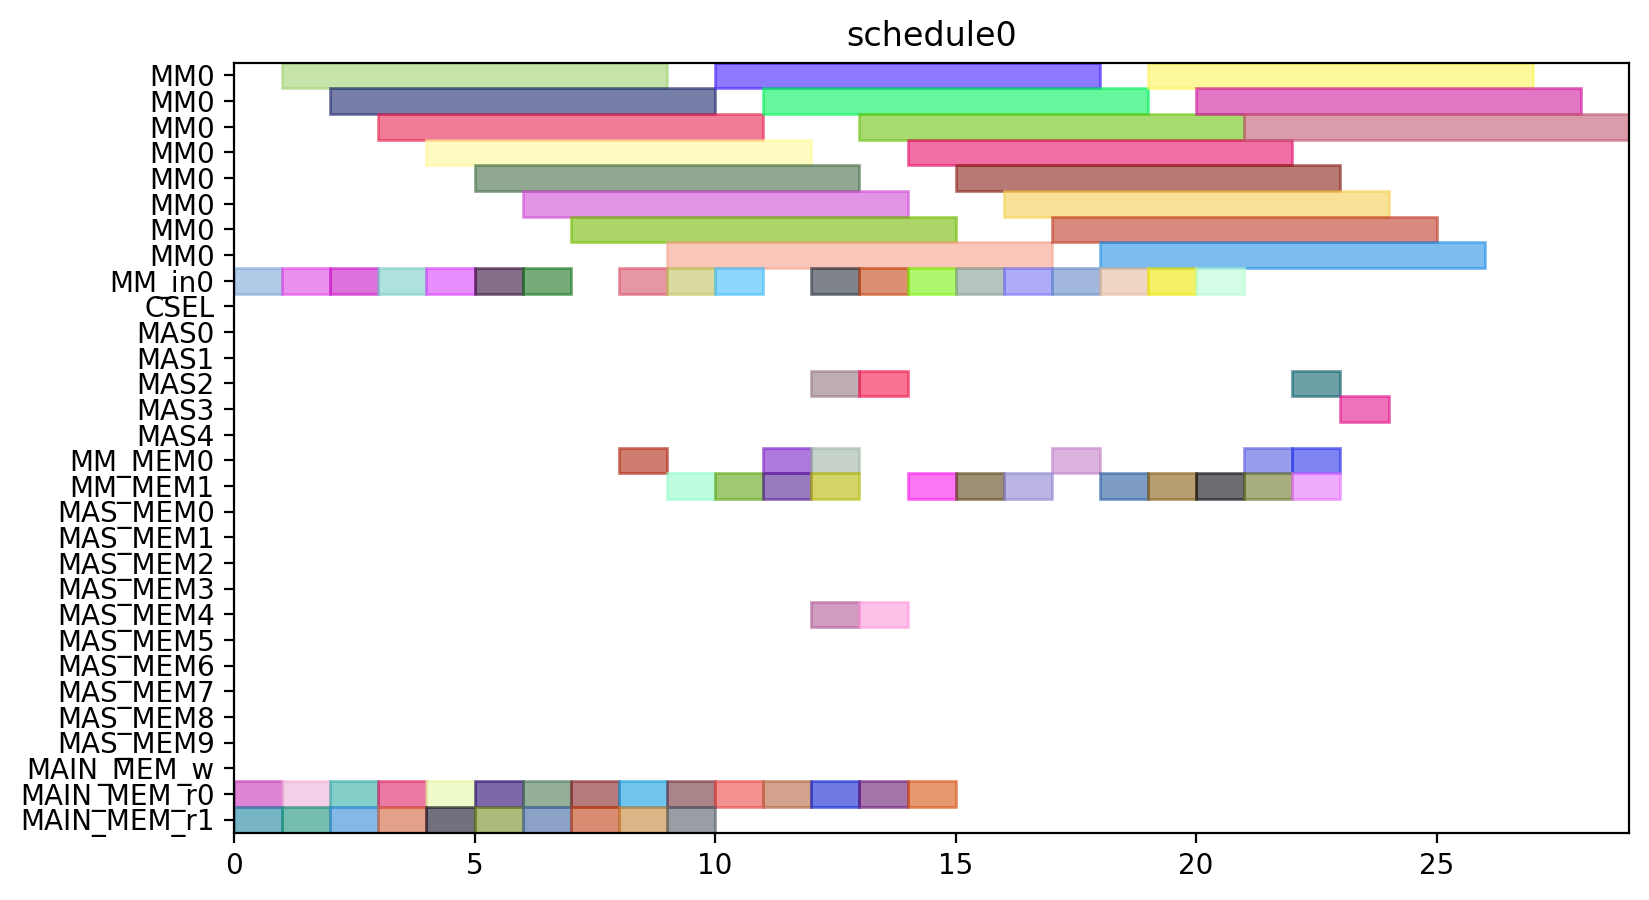

Recreate this plot in Python.
from pyschedule import Scenario, solvers, plotters, alt


def solve():
	horizon = 112
	S = Scenario("schedule0", horizon=horizon)

	# resource
	MM = S.Resources('MM', num=1, size=8)
	MM_in = S.Resources('MM_in', num=1)
	CSEL = S.Resource('CSEL')
	MAS = S.Resources('MAS', num=5, size=1, periods=range(1, horizon))
	MM_MEM = S.Resources('MM_MEM', num=2)
	MAS_MEM = S.Resources('MAS_MEM', num=10)
	MAIN_MEM_w = S.Resource('MAIN_MEM_w', size=1)
	MAIN_MEM_r = S.Resources('MAIN_MEM_r', num=2)

	# result of previous scheduling

	# new tasks
	Z_exp2_in = S.Task('Z_exp2_in', length=1, delay_cost=1)
	Z_exp2_in += alt(MM_in)
	Z_exp2 = S.Task('Z_exp2', length=8, delay_cost=1)
	Z_exp2 += alt(MM)
	S += Z_exp2>=Z_exp2_in

	Z_exp2_mem0 = S.Task('Z_exp2_mem0', length=1, delay_cost=1)
	Z_exp2_mem0 += MAIN_MEM_r[0]
	NX0_in = S.Task('NX0_in', length=1, delay_cost=1)
	NX0_in += alt(MM_in)
	NX0 = S.Task('NX0', length=8, delay_cost=1)
	NX0 += alt(MM)
	S += NX0>=NX0_in

	NX0_mem0 = S.Task('NX0_mem0', length=1, delay_cost=1)
	NX0_mem0 += MAIN_MEM_r[0]
	NX0_mem1 = S.Task('NX0_mem1', length=1, delay_cost=1)
	NX0_mem1 += MAIN_MEM_r[1]
	k0_10_Z1_in = S.Task('k0_10_Z1_in', length=1, delay_cost=1)
	k0_10_Z1_in += alt(MM_in)
	k0_10_Z1 = S.Task('k0_10_Z1', length=8, delay_cost=1)
	k0_10_Z1 += alt(MM)
	S += k0_10_Z1>=k0_10_Z1_in

	k0_10_Z1_mem0 = S.Task('k0_10_Z1_mem0', length=1, delay_cost=1)
	k0_10_Z1_mem0 += MAIN_MEM_r[0]
	k0_10_Z1_mem1 = S.Task('k0_10_Z1_mem1', length=1, delay_cost=1)
	k0_10_Z1_mem1 += MAIN_MEM_r[1]
	DX0_in = S.Task('DX0_in', length=1, delay_cost=1)
	DX0_in += alt(MM_in)
	DX0 = S.Task('DX0', length=8, delay_cost=1)
	DX0 += alt(MM)
	S += DX0>=DX0_in

	DX0_mem0 = S.Task('DX0_mem0', length=1, delay_cost=1)
	DX0_mem0 += MAIN_MEM_r[0]
	DX0_mem1 = S.Task('DX0_mem1', length=1, delay_cost=1)
	DX0_mem1 += MAIN_MEM_r[1]
	NY0_in = S.Task('NY0_in', length=1, delay_cost=1)
	NY0_in += alt(MM_in)
	NY0 = S.Task('NY0', length=8, delay_cost=1)
	NY0 += alt(MM)
	S += NY0>=NY0_in

	NY0_mem0 = S.Task('NY0_mem0', length=1, delay_cost=1)
	NY0_mem0 += MAIN_MEM_r[0]
	NY0_mem1 = S.Task('NY0_mem1', length=1, delay_cost=1)
	NY0_mem1 += MAIN_MEM_r[1]
	k2_14_Z1_in = S.Task('k2_14_Z1_in', length=1, delay_cost=1)
	k2_14_Z1_in += alt(MM_in)
	k2_14_Z1 = S.Task('k2_14_Z1', length=8, delay_cost=1)
	k2_14_Z1 += alt(MM)
	S += k2_14_Z1>=k2_14_Z1_in

	k2_14_Z1_mem0 = S.Task('k2_14_Z1_mem0', length=1, delay_cost=1)
	k2_14_Z1_mem0 += MAIN_MEM_r[0]
	k2_14_Z1_mem1 = S.Task('k2_14_Z1_mem1', length=1, delay_cost=1)
	k2_14_Z1_mem1 += MAIN_MEM_r[1]
	DY0_in = S.Task('DY0_in', length=1, delay_cost=1)
	DY0_in += alt(MM_in)
	DY0 = S.Task('DY0', length=8, delay_cost=1)
	DY0 += alt(MM)
	S += DY0>=DY0_in

	DY0_mem0 = S.Task('DY0_mem0', length=1, delay_cost=1)
	DY0_mem0 += MAIN_MEM_r[0]
	DY0_mem1 = S.Task('DY0_mem1', length=1, delay_cost=1)
	DY0_mem1 += MAIN_MEM_r[1]
	Z_exp3_in = S.Task('Z_exp3_in', length=1, delay_cost=1)
	Z_exp3_in += alt(MM_in)
	Z_exp3 = S.Task('Z_exp3', length=8, delay_cost=1)
	Z_exp3 += alt(MM)
	S += Z_exp3>=Z_exp3_in

	Z_exp3_mem0 = S.Task('Z_exp3_mem0', length=1, delay_cost=1)
	Z_exp3_mem0 += alt(MM_MEM)
	S += (Z_exp2*MM[0])-1 < Z_exp3_mem0*MM_MEM[0]
	S += Z_exp3_mem0 <= Z_exp3

	Z_exp3_mem1 = S.Task('Z_exp3_mem1', length=1, delay_cost=1)
	Z_exp3_mem1 += MAIN_MEM_r[1]
	NX1_ = S.Task('NX1_', length=1, delay_cost=1)
	NX1_ += alt(MAS)

	NX1__mem0 = S.Task('NX1__mem0', length=1, delay_cost=1)
	NX1__mem0 += alt(MM_MEM)
	S += (NX0*MM[0])-1 < NX1__mem0*MM_MEM[0]
	S += NX1__mem0 <= NX1_

	NX1__mem1 = S.Task('NX1__mem1', length=1, delay_cost=1)
	NX1__mem1 += alt(MM_MEM)
	S += (k0_10_Z1*MM[0])-1 < NX1__mem1*MM_MEM[1]
	S += NX1__mem1 <= NX1_

	k0_9_Z2_in = S.Task('k0_9_Z2_in', length=1, delay_cost=1)
	k0_9_Z2_in += alt(MM_in)
	k0_9_Z2 = S.Task('k0_9_Z2', length=8, delay_cost=1)
	k0_9_Z2 += alt(MM)
	S += k0_9_Z2>=k0_9_Z2_in

	k0_9_Z2_mem0 = S.Task('k0_9_Z2_mem0', length=1, delay_cost=1)
	k0_9_Z2_mem0 += MAIN_MEM_r[0]
	k0_9_Z2_mem1 = S.Task('k0_9_Z2_mem1', length=1, delay_cost=1)
	k0_9_Z2_mem1 += alt(MM_MEM)
	S += (Z_exp2*MM[0])-1 < k0_9_Z2_mem1*MM_MEM[1]
	S += k0_9_Z2_mem1 <= k0_9_Z2

	k1_9_Z2_in = S.Task('k1_9_Z2_in', length=1, delay_cost=1)
	k1_9_Z2_in += alt(MM_in)
	k1_9_Z2 = S.Task('k1_9_Z2', length=8, delay_cost=1)
	k1_9_Z2 += alt(MM)
	S += k1_9_Z2>=k1_9_Z2_in

	k1_9_Z2_mem0 = S.Task('k1_9_Z2_mem0', length=1, delay_cost=1)
	k1_9_Z2_mem0 += MAIN_MEM_r[0]
	k1_9_Z2_mem1 = S.Task('k1_9_Z2_mem1', length=1, delay_cost=1)
	k1_9_Z2_mem1 += alt(MM_MEM)
	S += (Z_exp2*MM[0])-1 < k1_9_Z2_mem1*MM_MEM[1]
	S += k1_9_Z2_mem1 <= k1_9_Z2

	NY1_ = S.Task('NY1_', length=1, delay_cost=1)
	NY1_ += alt(MAS)

	NY1__mem0 = S.Task('NY1__mem0', length=1, delay_cost=1)
	NY1__mem0 += alt(MM_MEM)
	S += (NY0*MM[0])-1 < NY1__mem0*MM_MEM[0]
	S += NY1__mem0 <= NY1_

	NY1__mem1 = S.Task('NY1__mem1', length=1, delay_cost=1)
	NY1__mem1 += alt(MM_MEM)
	S += (k2_14_Z1*MM[0])-1 < NY1__mem1*MM_MEM[1]
	S += NY1__mem1 <= NY1_

	k2_13_Z2_in = S.Task('k2_13_Z2_in', length=1, delay_cost=1)
	k2_13_Z2_in += alt(MM_in)
	k2_13_Z2 = S.Task('k2_13_Z2', length=8, delay_cost=1)
	k2_13_Z2 += alt(MM)
	S += k2_13_Z2>=k2_13_Z2_in

	k2_13_Z2_mem0 = S.Task('k2_13_Z2_mem0', length=1, delay_cost=1)
	k2_13_Z2_mem0 += MAIN_MEM_r[0]
	k2_13_Z2_mem1 = S.Task('k2_13_Z2_mem1', length=1, delay_cost=1)
	k2_13_Z2_mem1 += alt(MM_MEM)
	S += (Z_exp2*MM[0])-1 < k2_13_Z2_mem1*MM_MEM[1]
	S += k2_13_Z2_mem1 <= k2_13_Z2

	k3_14_Z2_in = S.Task('k3_14_Z2_in', length=1, delay_cost=1)
	k3_14_Z2_in += alt(MM_in)
	k3_14_Z2 = S.Task('k3_14_Z2', length=8, delay_cost=1)
	k3_14_Z2 += alt(MM)
	S += k3_14_Z2>=k3_14_Z2_in

	k3_14_Z2_mem0 = S.Task('k3_14_Z2_mem0', length=1, delay_cost=1)
	k3_14_Z2_mem0 += MAIN_MEM_r[0]
	k3_14_Z2_mem1 = S.Task('k3_14_Z2_mem1', length=1, delay_cost=1)
	k3_14_Z2_mem1 += alt(MM_MEM)
	S += (Z_exp2*MM[0])-1 < k3_14_Z2_mem1*MM_MEM[1]
	S += k3_14_Z2_mem1 <= k3_14_Z2

	Z_exp4_in = S.Task('Z_exp4_in', length=1, delay_cost=1)
	Z_exp4_in += alt(MM_in)
	Z_exp4 = S.Task('Z_exp4', length=8, delay_cost=1)
	Z_exp4 += alt(MM)
	S += Z_exp4>=Z_exp4_in

	Z_exp4_mem0 = S.Task('Z_exp4_mem0', length=1, delay_cost=1)
	Z_exp4_mem0 += alt(MM_MEM)
	S += (Z_exp3*MM[0])-1 < Z_exp4_mem0*MM_MEM[0]
	S += Z_exp4_mem0 <= Z_exp4

	Z_exp4_mem1 = S.Task('Z_exp4_mem1', length=1, delay_cost=1)
	Z_exp4_mem1 += MAIN_MEM_r[1]
	NX1_in = S.Task('NX1_in', length=1, delay_cost=1)
	NX1_in += alt(MM_in)
	NX1 = S.Task('NX1', length=8, delay_cost=1)
	NX1 += alt(MM)
	S += NX1>=NX1_in

	NX1_mem0 = S.Task('NX1_mem0', length=1, delay_cost=1)
	NX1_mem0 += alt(MAS_MEM)
	S += (NX1_*MAS[0])-1 < NX1_mem0*MAS_MEM[0]
	S += (NX1_*MAS[1])-1 < NX1_mem0*MAS_MEM[2]
	S += (NX1_*MAS[2])-1 < NX1_mem0*MAS_MEM[4]
	S += (NX1_*MAS[3])-1 < NX1_mem0*MAS_MEM[6]
	S += (NX1_*MAS[4])-1 < NX1_mem0*MAS_MEM[8]
	S += NX1_mem0 <= NX1

	NX1_mem1 = S.Task('NX1_mem1', length=1, delay_cost=1)
	NX1_mem1 += MAIN_MEM_r[1]
	k0_8_Z3_in = S.Task('k0_8_Z3_in', length=1, delay_cost=1)
	k0_8_Z3_in += alt(MM_in)
	k0_8_Z3 = S.Task('k0_8_Z3', length=8, delay_cost=1)
	k0_8_Z3 += alt(MM)
	S += k0_8_Z3>=k0_8_Z3_in

	k0_8_Z3_mem0 = S.Task('k0_8_Z3_mem0', length=1, delay_cost=1)
	k0_8_Z3_mem0 += MAIN_MEM_r[0]
	k0_8_Z3_mem1 = S.Task('k0_8_Z3_mem1', length=1, delay_cost=1)
	k0_8_Z3_mem1 += alt(MM_MEM)
	S += (Z_exp3*MM[0])-1 < k0_8_Z3_mem1*MM_MEM[1]
	S += k0_8_Z3_mem1 <= k0_8_Z3

	DX1_ = S.Task('DX1_', length=1, delay_cost=1)
	DX1_ += alt(MAS)

	DX1__mem0 = S.Task('DX1__mem0', length=1, delay_cost=1)
	DX1__mem0 += alt(MM_MEM)
	S += (DX0*MM[0])-1 < DX1__mem0*MM_MEM[0]
	S += DX1__mem0 <= DX1_

	DX1__mem1 = S.Task('DX1__mem1', length=1, delay_cost=1)
	DX1__mem1 += alt(MM_MEM)
	S += (k1_9_Z2*MM[0])-1 < DX1__mem1*MM_MEM[1]
	S += DX1__mem1 <= DX1_

	k1_8_Z3_in = S.Task('k1_8_Z3_in', length=1, delay_cost=1)
	k1_8_Z3_in += alt(MM_in)
	k1_8_Z3 = S.Task('k1_8_Z3', length=8, delay_cost=1)
	k1_8_Z3 += alt(MM)
	S += k1_8_Z3>=k1_8_Z3_in

	k1_8_Z3_mem0 = S.Task('k1_8_Z3_mem0', length=1, delay_cost=1)
	k1_8_Z3_mem0 += MAIN_MEM_r[0]
	k1_8_Z3_mem1 = S.Task('k1_8_Z3_mem1', length=1, delay_cost=1)
	k1_8_Z3_mem1 += alt(MM_MEM)
	S += (Z_exp3*MM[0])-1 < k1_8_Z3_mem1*MM_MEM[1]
	S += k1_8_Z3_mem1 <= k1_8_Z3

	NY1_in = S.Task('NY1_in', length=1, delay_cost=1)
	NY1_in += alt(MM_in)
	NY1 = S.Task('NY1', length=8, delay_cost=1)
	NY1 += alt(MM)
	S += NY1>=NY1_in

	NY1_mem0 = S.Task('NY1_mem0', length=1, delay_cost=1)
	NY1_mem0 += alt(MAS_MEM)
	S += (NY1_*MAS[0])-1 < NY1_mem0*MAS_MEM[0]
	S += (NY1_*MAS[1])-1 < NY1_mem0*MAS_MEM[2]
	S += (NY1_*MAS[2])-1 < NY1_mem0*MAS_MEM[4]
	S += (NY1_*MAS[3])-1 < NY1_mem0*MAS_MEM[6]
	S += (NY1_*MAS[4])-1 < NY1_mem0*MAS_MEM[8]
	S += NY1_mem0 <= NY1

	NY1_mem1 = S.Task('NY1_mem1', length=1, delay_cost=1)
	NY1_mem1 += MAIN_MEM_r[1]
	k2_12_Z3_in = S.Task('k2_12_Z3_in', length=1, delay_cost=1)
	k2_12_Z3_in += alt(MM_in)
	k2_12_Z3 = S.Task('k2_12_Z3', length=8, delay_cost=1)
	k2_12_Z3 += alt(MM)
	S += k2_12_Z3>=k2_12_Z3_in

	k2_12_Z3_mem0 = S.Task('k2_12_Z3_mem0', length=1, delay_cost=1)
	k2_12_Z3_mem0 += MAIN_MEM_r[0]
	k2_12_Z3_mem1 = S.Task('k2_12_Z3_mem1', length=1, delay_cost=1)
	k2_12_Z3_mem1 += alt(MM_MEM)
	S += (Z_exp3*MM[0])-1 < k2_12_Z3_mem1*MM_MEM[1]
	S += k2_12_Z3_mem1 <= k2_12_Z3

	DY1_ = S.Task('DY1_', length=1, delay_cost=1)
	DY1_ += alt(MAS)

	DY1__mem0 = S.Task('DY1__mem0', length=1, delay_cost=1)
	DY1__mem0 += alt(MM_MEM)
	S += (DY0*MM[0])-1 < DY1__mem0*MM_MEM[0]
	S += DY1__mem0 <= DY1_

	DY1__mem1 = S.Task('DY1__mem1', length=1, delay_cost=1)
	DY1__mem1 += alt(MM_MEM)
	S += (k3_14_Z2*MM[0])-1 < DY1__mem1*MM_MEM[1]
	S += DY1__mem1 <= DY1_

	k3_13_Z3_in = S.Task('k3_13_Z3_in', length=1, delay_cost=1)
	k3_13_Z3_in += alt(MM_in)
	k3_13_Z3 = S.Task('k3_13_Z3', length=8, delay_cost=1)
	k3_13_Z3 += alt(MM)
	S += k3_13_Z3>=k3_13_Z3_in

	k3_13_Z3_mem0 = S.Task('k3_13_Z3_mem0', length=1, delay_cost=1)
	k3_13_Z3_mem0 += MAIN_MEM_r[0]
	k3_13_Z3_mem1 = S.Task('k3_13_Z3_mem1', length=1, delay_cost=1)
	k3_13_Z3_mem1 += alt(MM_MEM)
	S += (Z_exp3*MM[0])-1 < k3_13_Z3_mem1*MM_MEM[1]
	S += k3_13_Z3_mem1 <= k3_13_Z3

	solvers.mip.solve(S,msg=1,kind='CPLEX',ratio_gap=1.01)

	solution = [['hoge']*len(S.solution()[1]) for i in range(len(S.solution()))]
	for i in range(len(S.solution())):
		for j in range(len(S.solution()[i])):
			solution[i][j]=str(S.solution()[i][j])
	print(solution)

	cycles = int(solution[-1][3])

	pic_file_name = "/home/mfukuda/ABE/multiRAM_multiMAS_16mux/scheduling_result/stage8MM1_stage1MAS5/ISOGENY/schedule0.png"
	if(S.solution() != []):
		plotters.matplotlib.plot(S,img_filename=pic_file_name, show_task_labels=False, fig_size=(cycles*0.25+3, 5))

	return solution
